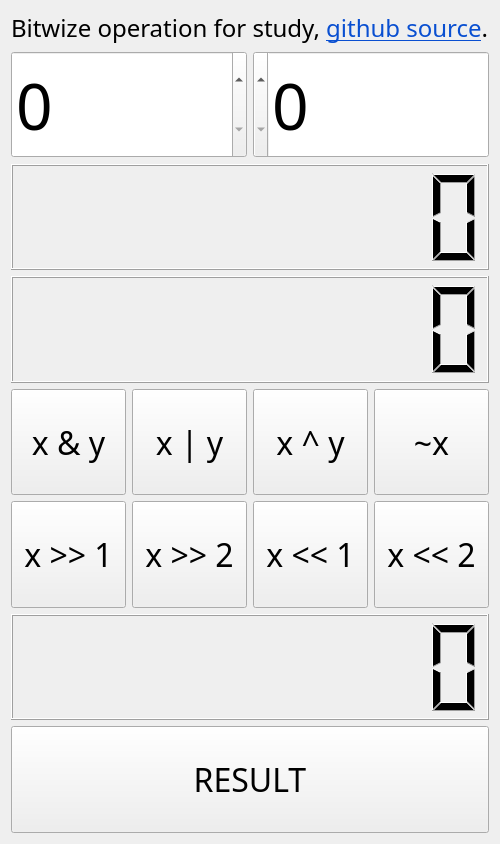
<?xml version="1.0" encoding="UTF-8"?>
<ui version="4.0">
 <class>Widget</class>
 <widget class="QWidget" name="Widget">
  <property name="geometry">
   <rect>
    <x>0</x>
    <y>0</y>
    <width>406</width>
    <height>844</height>
   </rect>
  </property>
  <property name="windowTitle">
   <string>Widget</string>
  </property>
  <property name="autoFillBackground">
   <bool>true</bool>
  </property>
  <layout class="QVBoxLayout" name="verticalLayout_2">
   <item>
    <layout class="QVBoxLayout" name="verticalLayout">
     <item>
      <widget class="QLabel" name="label">
       <property name="font">
        <font>
         <family>Al Bayan</family>
         <pointsize>18</pointsize>
        </font>
       </property>
       <property name="text">
        <string>&lt;html&gt;&lt;head/&gt;&lt;body&gt;&lt;p&gt;Bitwize operation for study, &lt;a href=&quot;https://github.com/dmytra/bit_operation_stady&quot;&gt;&lt;span style=&quot; text-decoration: underline; color:#094fd1;&quot;&gt;github source&lt;/span&gt;&lt;/a&gt;.&lt;/p&gt;&lt;/body&gt;&lt;/html&gt;</string>
       </property>
       <property name="textFormat">
        <enum>Qt::RichText</enum>
       </property>
       <property name="openExternalLinks">
        <bool>true</bool>
       </property>
      </widget>
     </item>
     <item>
      <layout class="QHBoxLayout" name="horizontalLayout_2">
       <item>
        <widget class="QSpinBox" name="spinBox">
         <property name="sizePolicy">
          <sizepolicy hsizetype="Expanding" vsizetype="Expanding">
           <horstretch>0</horstretch>
           <verstretch>0</verstretch>
          </sizepolicy>
         </property>
         <property name="font">
          <font>
           <family>Al Bayan</family>
           <pointsize>48</pointsize>
          </font>
         </property>
         <property name="toolTip">
          <string comment="Number X" extracomment="Number X"/>
         </property>
        </widget>
       </item>
       <item>
        <widget class="QSpinBox" name="spinBox_2">
         <property name="sizePolicy">
          <sizepolicy hsizetype="Expanding" vsizetype="Expanding">
           <horstretch>0</horstretch>
           <verstretch>0</verstretch>
          </sizepolicy>
         </property>
         <property name="font">
          <font>
           <family>Al Bayan</family>
           <pointsize>48</pointsize>
          </font>
         </property>
         <property name="layoutDirection">
          <enum>Qt::RightToLeft</enum>
         </property>
        </widget>
       </item>
      </layout>
     </item>
     <item>
      <widget class="QLCDNumber" name="lcdNumber">
       <property name="sizePolicy">
        <sizepolicy hsizetype="Expanding" vsizetype="Expanding">
         <horstretch>0</horstretch>
         <verstretch>0</verstretch>
        </sizepolicy>
       </property>
       <property name="font">
        <font>
         <family>Al Bayan</family>
         <pointsize>24</pointsize>
        </font>
       </property>
       <property name="toolTip">
        <string/>
       </property>
       <property name="statusTip">
        <string/>
       </property>
       <property name="whatsThis">
        <string/>
       </property>
       <property name="digitCount">
        <number>9</number>
       </property>
      </widget>
     </item>
     <item>
      <widget class="QLCDNumber" name="lcdNumber_2">
       <property name="sizePolicy">
        <sizepolicy hsizetype="Expanding" vsizetype="Expanding">
         <horstretch>0</horstretch>
         <verstretch>0</verstretch>
        </sizepolicy>
       </property>
       <property name="font">
        <font>
         <family>Al Bayan</family>
         <pointsize>24</pointsize>
        </font>
       </property>
       <property name="digitCount">
        <number>9</number>
       </property>
      </widget>
     </item>
     <item>
      <layout class="QHBoxLayout" name="horizontalLayout">
       <item>
        <widget class="QPushButton" name="pushButton_2">
         <property name="sizePolicy">
          <sizepolicy hsizetype="Expanding" vsizetype="Expanding">
           <horstretch>0</horstretch>
           <verstretch>0</verstretch>
          </sizepolicy>
         </property>
         <property name="font">
          <font>
           <family>Al Bayan</family>
           <pointsize>24</pointsize>
          </font>
         </property>
         <property name="text">
          <string>x &amp;&amp; y</string>
         </property>
        </widget>
       </item>
       <item>
        <widget class="QPushButton" name="pushButton_3">
         <property name="sizePolicy">
          <sizepolicy hsizetype="Expanding" vsizetype="Expanding">
           <horstretch>0</horstretch>
           <verstretch>0</verstretch>
          </sizepolicy>
         </property>
         <property name="font">
          <font>
           <family>Al Bayan</family>
           <pointsize>24</pointsize>
          </font>
         </property>
         <property name="text">
          <string>x | y</string>
         </property>
        </widget>
       </item>
       <item>
        <widget class="QPushButton" name="pushButton_4">
         <property name="sizePolicy">
          <sizepolicy hsizetype="Expanding" vsizetype="Expanding">
           <horstretch>0</horstretch>
           <verstretch>0</verstretch>
          </sizepolicy>
         </property>
         <property name="font">
          <font>
           <family>Al Bayan</family>
           <pointsize>24</pointsize>
          </font>
         </property>
         <property name="text">
          <string>x ^ y</string>
         </property>
        </widget>
       </item>
       <item>
        <widget class="QPushButton" name="pushButton_5">
         <property name="sizePolicy">
          <sizepolicy hsizetype="Expanding" vsizetype="Expanding">
           <horstretch>0</horstretch>
           <verstretch>0</verstretch>
          </sizepolicy>
         </property>
         <property name="font">
          <font>
           <family>Al Bayan</family>
           <pointsize>24</pointsize>
          </font>
         </property>
         <property name="text">
          <string>~x</string>
         </property>
        </widget>
       </item>
      </layout>
     </item>
     <item>
      <layout class="QHBoxLayout" name="horizontalLayout_3">
       <item>
        <widget class="QPushButton" name="pushButton_22">
         <property name="sizePolicy">
          <sizepolicy hsizetype="Expanding" vsizetype="Expanding">
           <horstretch>0</horstretch>
           <verstretch>0</verstretch>
          </sizepolicy>
         </property>
         <property name="font">
          <font>
           <family>Al Bayan</family>
           <pointsize>24</pointsize>
          </font>
         </property>
         <property name="text">
          <string>x &gt;&gt; 1</string>
         </property>
        </widget>
       </item>
       <item>
        <widget class="QPushButton" name="pushButton_33">
         <property name="sizePolicy">
          <sizepolicy hsizetype="Expanding" vsizetype="Expanding">
           <horstretch>0</horstretch>
           <verstretch>0</verstretch>
          </sizepolicy>
         </property>
         <property name="font">
          <font>
           <family>Al Bayan</family>
           <pointsize>24</pointsize>
          </font>
         </property>
         <property name="text">
          <string>x &gt;&gt; 2</string>
         </property>
        </widget>
       </item>
       <item>
        <widget class="QPushButton" name="pushButton_44">
         <property name="sizePolicy">
          <sizepolicy hsizetype="Expanding" vsizetype="Expanding">
           <horstretch>0</horstretch>
           <verstretch>0</verstretch>
          </sizepolicy>
         </property>
         <property name="font">
          <font>
           <family>Al Bayan</family>
           <pointsize>24</pointsize>
          </font>
         </property>
         <property name="text">
          <string>x &lt;&lt; 1</string>
         </property>
        </widget>
       </item>
       <item>
        <widget class="QPushButton" name="pushButton_66">
         <property name="sizePolicy">
          <sizepolicy hsizetype="Expanding" vsizetype="Expanding">
           <horstretch>0</horstretch>
           <verstretch>0</verstretch>
          </sizepolicy>
         </property>
         <property name="font">
          <font>
           <family>Al Bayan</family>
           <pointsize>24</pointsize>
          </font>
         </property>
         <property name="text">
          <string>x &lt;&lt; 2</string>
         </property>
        </widget>
       </item>
      </layout>
     </item>
     <item>
      <widget class="QLCDNumber" name="lcdNumber_3">
       <property name="sizePolicy">
        <sizepolicy hsizetype="Expanding" vsizetype="MinimumExpanding">
         <horstretch>0</horstretch>
         <verstretch>0</verstretch>
        </sizepolicy>
       </property>
       <property name="digitCount">
        <number>9</number>
       </property>
      </widget>
     </item>
     <item>
      <widget class="QPushButton" name="pushButton">
       <property name="sizePolicy">
        <sizepolicy hsizetype="Expanding" vsizetype="Expanding">
         <horstretch>0</horstretch>
         <verstretch>0</verstretch>
        </sizepolicy>
       </property>
       <property name="font">
        <font>
         <family>Al Bayan</family>
         <pointsize>24</pointsize>
        </font>
       </property>
       <property name="text">
        <string>RESULT</string>
       </property>
      </widget>
     </item>
    </layout>
   </item>
  </layout>
 </widget>
 <resources/>
 <connections/>
</ui>
